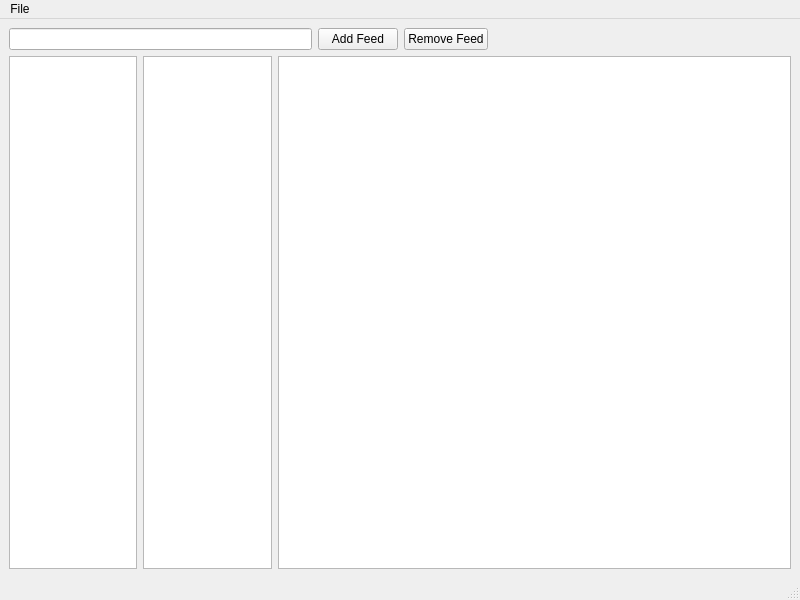
<?xml version="1.0" encoding="UTF-8"?>
<ui version="4.0">
 <class>MainWindow</class>
 <widget class="QMainWindow" name="MainWindow">
  <property name="geometry">
   <rect>
    <x>0</x>
    <y>0</y>
    <width>800</width>
    <height>600</height>
   </rect>
  </property>
  <property name="windowTitle">
   <string>MainWindow</string>
  </property>
  <widget class="QWidget" name="centralwidget">
   <layout class="QVBoxLayout" name="verticalLayout">
    <item>
     <layout class="QHBoxLayout" name="horizontalLayout">
      <item>
       <widget class="QLineEdit" name="feed_line_edit"/>
      </item>
      <item>
       <widget class="QPushButton" name="add_button">
        <property name="text">
         <string>Add Feed</string>
        </property>
       </widget>
      </item>
      <item>
       <widget class="QPushButton" name="remove_button">
        <property name="text">
         <string>Remove Feed</string>
        </property>
       </widget>
      </item>
      <item>
       <spacer name="horizontalSpacer">
        <property name="orientation">
         <enum>Qt::Orientation::Horizontal</enum>
        </property>
        <property name="sizeHint" stdset="0">
         <size>
          <width>40</width>
          <height>20</height>
         </size>
        </property>
       </spacer>
      </item>
     </layout>
    </item>
    <item>
     <layout class="QHBoxLayout" name="horizontalLayout_2" stretch="1,1,4">
      <item>
       <widget class="QListWidget" name="title_list"/>
      </item>
      <item>
       <widget class="QTextBrowser" name="item_browser"/>
      </item>
      <item>
       <widget class="QListWidget" name="items_list"/>
      </item>
     </layout>
    </item>
   </layout>
  </widget>
  <widget class="QMenuBar" name="menubar">
   <property name="geometry">
    <rect>
     <x>0</x>
     <y>0</y>
     <width>800</width>
     <height>24</height>
    </rect>
   </property>
   <widget class="QMenu" name="menuFile">
    <property name="title">
     <string>File</string>
    </property>
    <addaction name="action_quit"/>
    <addaction name="action_about"/>
   </widget>
   <addaction name="menuFile"/>
  </widget>
  <widget class="QStatusBar" name="statusbar"/>
  <action name="action_quit">
   <property name="text">
    <string>Quit</string>
   </property>
  </action>
  <action name="action_about">
   <property name="text">
    <string>About</string>
   </property>
  </action>
 </widget>
 <resources/>
 <connections/>
</ui>
